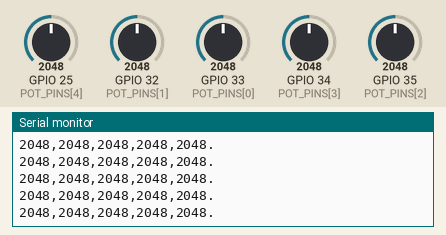
A sketch run on a simulated ESP32. Shown: the last lines printed to the serial monitor. The test bench sets the inputs (shaded band); at power-on: GPIO 25 (POT_PINS[4]) = 2048, GPIO 32 (POT_PINS[1]) = 2048, GPIO 33 (POT_PINS[0]) = 2048, GPIO 34 (POT_PINS[3]) = 2048, GPIO 35 (POT_PINS[2]) = 2048.

Above: at 1.2 s.
1.3 s: GPIO 25 (POT_PINS[4]) set to 2866
At 2.4 s:
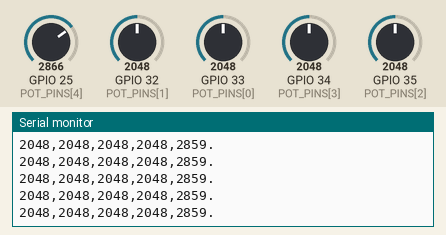
2.8 s: GPIO 32 (POT_PINS[1]) set to 2866
At 3.7 s:
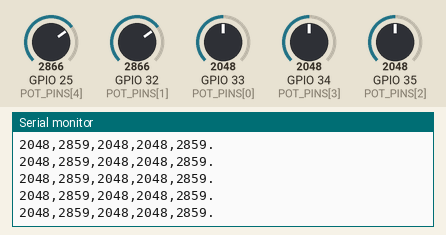
4.3 s: GPIO 33 (POT_PINS[0]) set to 2866
At 5.3 s:
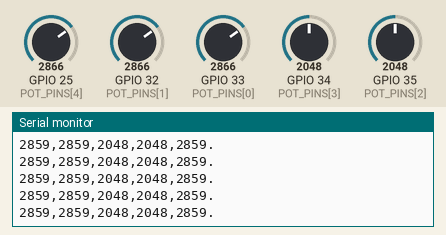
5.8 s: GPIO 34 (POT_PINS[3]) set to 2866
At 6.6 s:
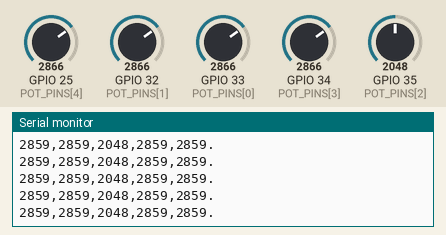
7.3 s: GPIO 35 (POT_PINS[2]) set to 2866
At 8.2 s:
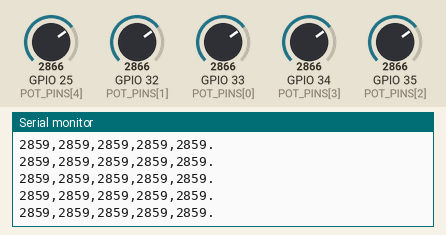
8.8 s: GPIO 25 (POT_PINS[4]) set to 3972
At 9.5 s:
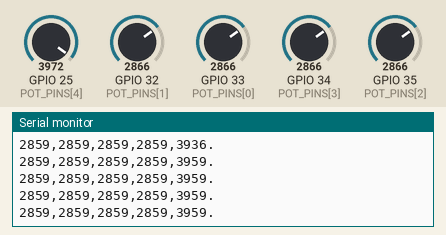
Timing chart, 0 to 11.3 s (numbered marks = the images above; inputs shaded):
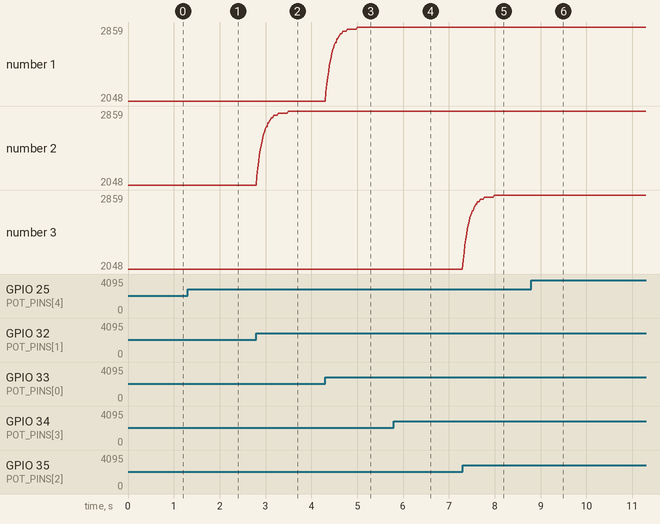

Measured:
- after the input at 1.3 s, the serial monitor: prints a new line at once (image 1)
- after the input at 2.8 s, the serial monitor: prints a new line at once (image 2)
- after the input at 4.3 s, the serial monitor: prints a new line at once (image 3)
- after the input at 5.8 s, the serial monitor: prints a new line at once (image 4)
- after the input at 7.3 s, the serial monitor: prints a new line at once (image 5)
- after the input at 8.8 s, the serial monitor: prints a new line at once (image 6)

The sketch:

Grabby_firmware.ino
```cpp
// --- PIN CONFIGURATION ---
const int POT_PINS[] = {33, 32, 35, 34, 25};
const int BAUD_RATE = 115200;
const int READ_DELAY = 15;

// --- 🛠️ TUNING PARAMETERS ---
// 1. SMOOTHING_FACTOR (0.05 se 0.2)
const float SMOOTHING_FACTOR = 0.12;

// 2. DEADBAND (15 se 30):
const int DEADBAND = 22;
// ----------------------------

float smooth_vals[5] = {0};
int last_sent[5] = {0};

void setup() {
  Serial.begin(BAUD_RATE);

  for(int i=0; i<5; i++) {
    pinMode(POT_PINS[i], INPUT);

    int init_raw = analogRead(POT_PINS[i]);
    smooth_vals[i] = init_raw;
    last_sent[i] = init_raw;
  }

  Serial.println("ESP32 Spike-Proof Node Ready");
}

int getMedianSample(int pin) {
  int samples[3];
  samples[0] = analogRead(pin);
  delayMicroseconds(150);
  samples[1] = analogRead(pin);
  delayMicroseconds(150);
  samples[2] = analogRead(pin);

  // Sorting logic to find Median (middle value)
  if ((samples[0] <= samples[1] && samples[1] <= samples[2]) || (samples[2] <= samples[1] && samples[1] <= samples[0])) return samples[1];
  if ((samples[1] <= samples[0] && samples[0] <= samples[2]) || (samples[2] <= samples[0] && samples[0] <= samples[1])) return samples[0];
  return samples[2];
}

void loop() {
  for (int i = 0; i < 5; i++) {
    // Step 1: Get clean sample (Discard outliers)
    int raw_median = getMedianSample(POT_PINS[i]);

    // Step 2: Apply Exponential Moving Average (EMA)
    smooth_vals[i] = (SMOOTHING_FACTOR * raw_median) + ((1.0 - SMOOTHING_FACTOR) * smooth_vals[i]);

    // Step 3: Apply Deadband (Lock position if change is tiny)
    if (abs((int)smooth_vals[i] - last_sent[i]) > DEADBAND) {
      last_sent[i] = (int)smooth_vals[i];
    }
  }

  // Step 4: Serial Output in your ROS 2 Format (val1,val2,val3,val4,val5.)
  for (int i = 0; i < 5; i++) {
    Serial.print(last_sent[i]);
    if (i < 4) Serial.print(",");
  }
  Serial.println(".");

  delay(READ_DELAY);
}
```
